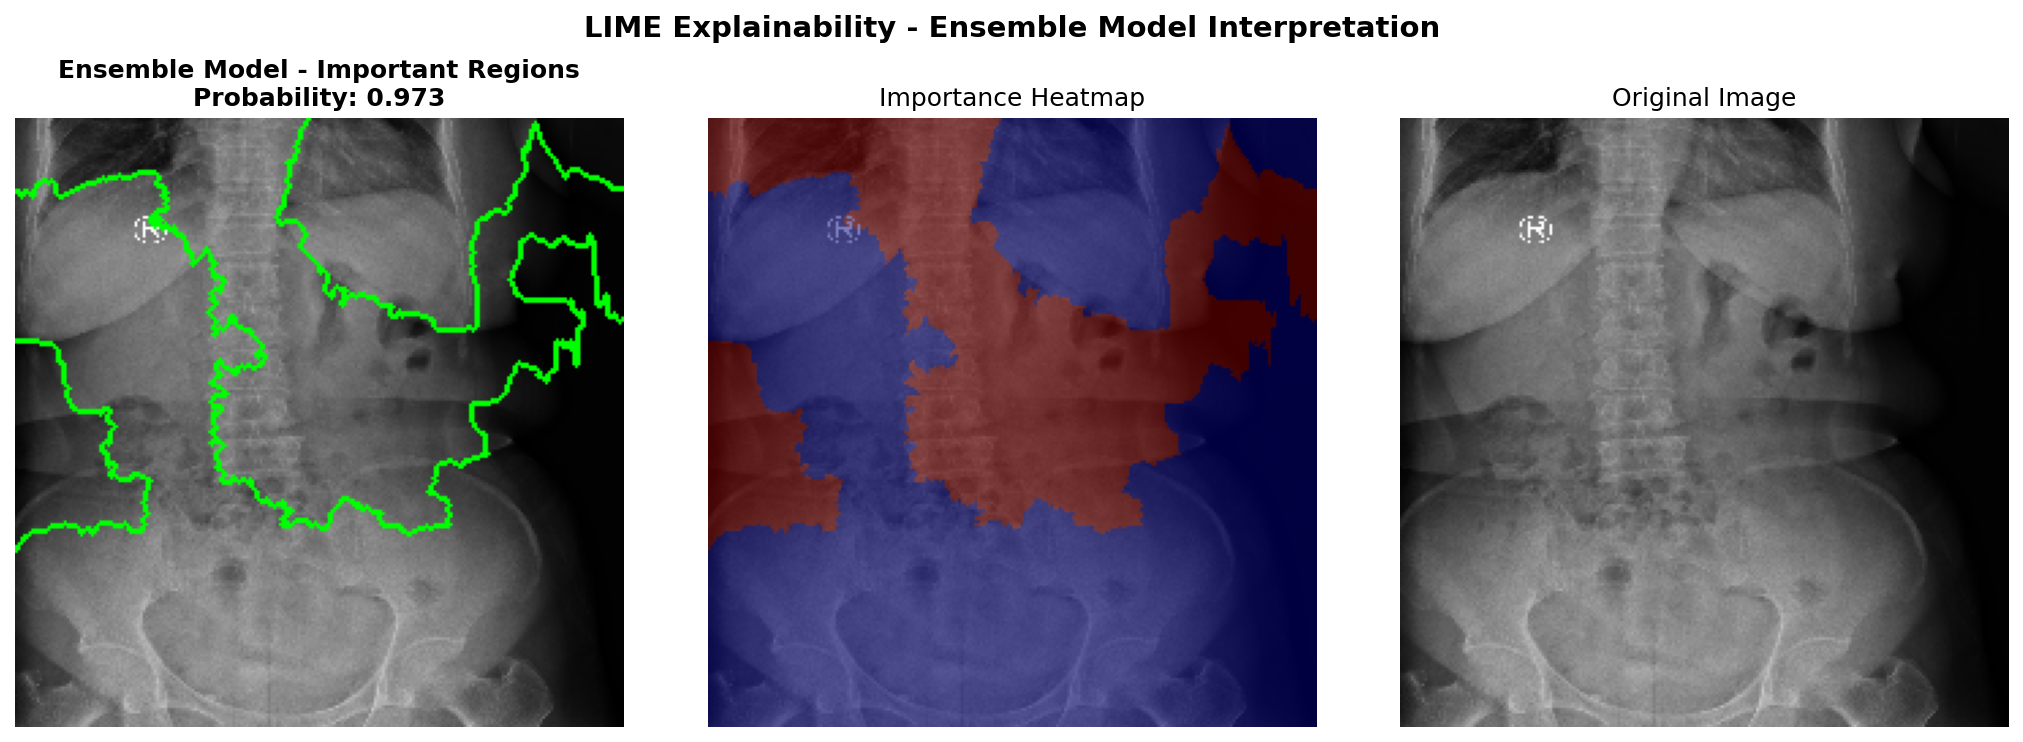

This figure's Python source:
"""
Test Ensemble LIME Explainability
Quick test to verify ensemble LIME works with spine images
"""

import os
import sys
import torch
import numpy as np
import cv2
from PIL import Image
from torchvision import transforms
import timm
import matplotlib.pyplot as plt

# Import LIME explainer
from lime_explainer import generate_lime_ensemble, EnsembleLIMEExplainer


def test_ensemble_lime():
    """Test ensemble LIME implementation with spine image"""
    
    print("="*70)
    print("Ensemble LIME Explainability Test")
    print("="*70)
    
    # Set device
    device = torch.device('cpu')
    print(f"\nDevice: {device}")
    
    # Load models
    print("\n📦 Loading models...")
    models = {}
    
    try:
        # Load DenseNet121
        densenet = timm.create_model('densenet121', pretrained=False, num_classes=1)
        densenet_path = os.path.join('ensemble output', 'densenet121_balanced', 'model_best.pth')
        if os.path.exists(densenet_path):
            checkpoint = torch.load(densenet_path, map_location=device, weights_only=False)
            state_dict = checkpoint.get('model_state_dict', checkpoint)
            densenet.load_state_dict(state_dict)
            densenet.eval()
            models['densenet121'] = densenet
            print("  ✓ DenseNet121 loaded")
        
        # Load ResNet50
        resnet = timm.create_model('resnet50', pretrained=False, num_classes=1)
        resnet_path = os.path.join('ensemble output', 'resnet50_optimized', 'model_best.pth')
        if os.path.exists(resnet_path):
            checkpoint = torch.load(resnet_path, map_location=device, weights_only=False)
            state_dict = checkpoint.get('model_state_dict', checkpoint)
            resnet.load_state_dict(state_dict)
            resnet.eval()
            models['resnet50'] = resnet
            print("  ✓ ResNet50 loaded")
        
        # Load EfficientNetV2
        efficientnet = timm.create_model('tf_efficientnetv2_s', pretrained=False, num_classes=1)
        efficientnet_path = os.path.join('ensemble output', 'tf_efficientnetv2_s_optimized', 'model_best.pth')
        if os.path.exists(efficientnet_path):
            checkpoint = torch.load(efficientnet_path, map_location=device, weights_only=False)
            state_dict = checkpoint.get('model_state_dict', checkpoint)
            efficientnet.load_state_dict(state_dict)
            efficientnet.eval()
            models['efficientnet'] = efficientnet
            print("  ✓ EfficientNetV2 loaded")
            
    except Exception as e:
        print(f"  ✗ Error loading models: {e}")
        return False
    
    if len(models) == 0:
        print("\n❌ No models loaded. Exiting.")
        return False
    
    print(f"\n✓ {len(models)} models loaded successfully")
    
    # Load test image
    print("\n📸 Loading test image...")
    test_image_path = os.path.join('Testing', 'ab.dicom')
    
    if not os.path.exists(test_image_path):
        test_dir = 'Testing'
        if os.path.exists(test_dir):
            test_files = [f for f in os.listdir(test_dir) if f.endswith(('.dicom', '.dcm'))]
            if test_files:
                test_image_path = os.path.join(test_dir, test_files[0])
                print(f"  Using: {test_image_path}")
            else:
                print("  ✗ No test images found")
                return False
        else:
            print("  ✗ Testing directory not found")
            return False
    
    # Read DICOM
    try:
        import pydicom
        ds = pydicom.dcmread(test_image_path)
        pixel_array = ds.pixel_array.astype(np.float32)
        
        # Normalize
        pixel_array = ((pixel_array - pixel_array.min()) / 
                      (pixel_array.max() - pixel_array.min()) * 255).astype(np.uint8)
        
        print(f"  ✓ Image loaded: {pixel_array.shape}")
        
    except Exception as e:
        print(f"  ✗ Error loading image: {e}")
        return False
    
    # Prepare transform
    transform = transforms.Compose([
        transforms.Resize((224, 224)),
        transforms.ToTensor(),
        transforms.Normalize(mean=[0.485, 0.456, 0.406], std=[0.229, 0.224, 0.225])
    ])
    
    # Convert to RGB
    if len(pixel_array.shape) == 2:
        rgb_image = np.stack([pixel_array] * 3, axis=-1)
    else:
        rgb_image = pixel_array
    
    pil_image = Image.fromarray(rgb_image)
    input_tensor = transform(pil_image).unsqueeze(0)
    
    # Ensemble weights
    ensemble_weights = {
        'densenet121': 0.42,
        'efficientnet': 0.32,
        'resnet50': 0.26
    }
    
    # Test Ensemble visualization
    print("\n" + "="*70)
    print("Generating Ensemble LIME Visualization")
    print("="*70)
    
    try:
        fig = generate_lime_ensemble(
            models,
            input_tensor,
            pixel_array,
            device,
            ensemble_weights=ensemble_weights,
            n_samples=50,
            n_segments=10
        )
        
        output_path = 'test_ensemble_lime.png'
        fig.savefig(output_path, dpi=150, bbox_inches='tight', facecolor='white')
        plt.close(fig)
        print(f"\n✅ Ensemble LIME visualization saved: {output_path}")
        
    except Exception as e:
        print(f"\n❌ Error generating ensemble LIME: {e}")
        import traceback
        traceback.print_exc()
        return False
    
    print("\n" + "="*70)
    print("✅ TEST PASSED!")
    print("="*70)
    print("\nGenerated file:")
    print("  • test_ensemble_lime.png")
    print("\nEnsemble LIME ready to use in web application!")
    
    return True


if __name__ == '__main__':
    success = test_ensemble_lime()
    sys.exit(0 if success else 1)
